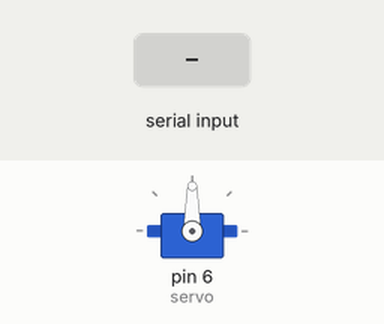
A sketch run on a simulated Arduino Uno, built with avr-gcc and run on an emulated ATmega328P. Shown: servo. The inputs (shaded band) are chosen by the test bench. What the sketch prints to the serial monitor is not drawn.

Above: at 1.2 s.
1.3 s: "90,45\n" received over Serial
At 1.7 s:
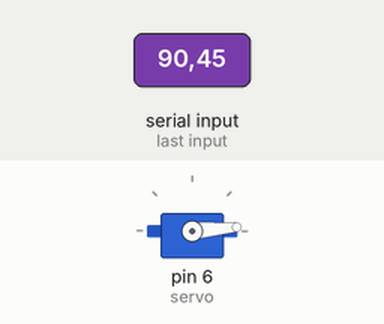
2.8 s: "30,150\n" received over Serial
At 4.0 s:
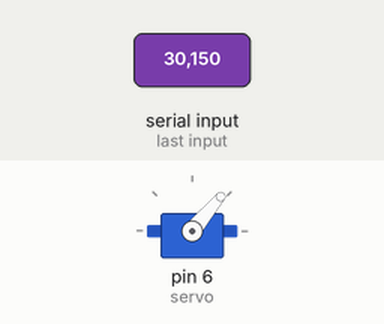
4.3 s: "200\n" received over Serial
At 5.1 s:
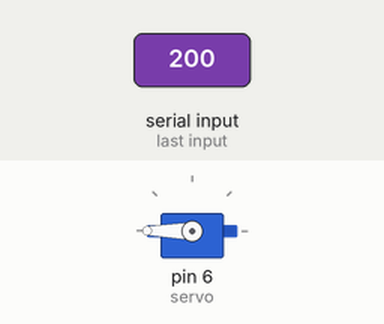
5.8 s: "5\n" received over Serial
At 6.1 s:
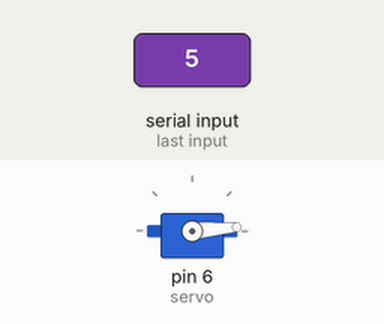
7.3 s: "90\n" received over Serial
At 8.5 s:
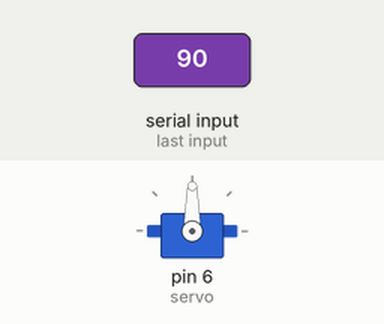
Timing chart, 0 to 9.8 s (numbered marks = the images above; inputs shaded):
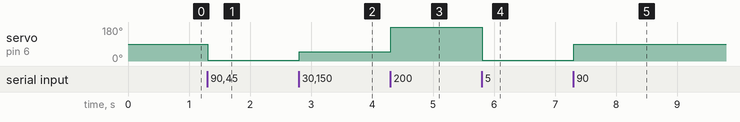

The sketch:

servo_motor.ino
```cpp
#include<Servo.h>
Servo servo;
int speed = 0;
bool flag = false;
char ch_arr[50] = {0,};
int i = 0;
void setup()
{
  Serial.begin(9600);
  servo.attach(6);
}
void loop()
{
  if(Serial.available())
  {
    char ch = Serial.read();
    if(ch == '\n')
    {
      ch_arr[i] = NULL;
      flag = true;
      i = 0;
    }else{
    if(i < 3){
      ch_arr[i] = ch;
      i++;
      Serial.println(i);
    }
    else{
      Serial.println("범위를 초과하였습니다.");
      i = 0;
    }
    }
  }
  if(flag)
  {
    speed = atoi(ch_arr);
    Serial.print("입력된 속도: ");
    Serial.println(speed);
    servo.write(speed);
    flag = false;
  }
}
```

Measured:
- after the input at 1.3 s, servo on pin 6 (servo): 90° → 5° at once
- after the input at 2.8 s, servo on pin 6 (servo): 5° → 50° at once
- after the input at 4.3 s, servo on pin 6 (servo): 50° → 180° at once
- after the input at 5.8 s, servo on pin 6 (servo): 180° → 5° at once
- after the input at 7.3 s, servo on pin 6 (servo): 5° → 90° at once
